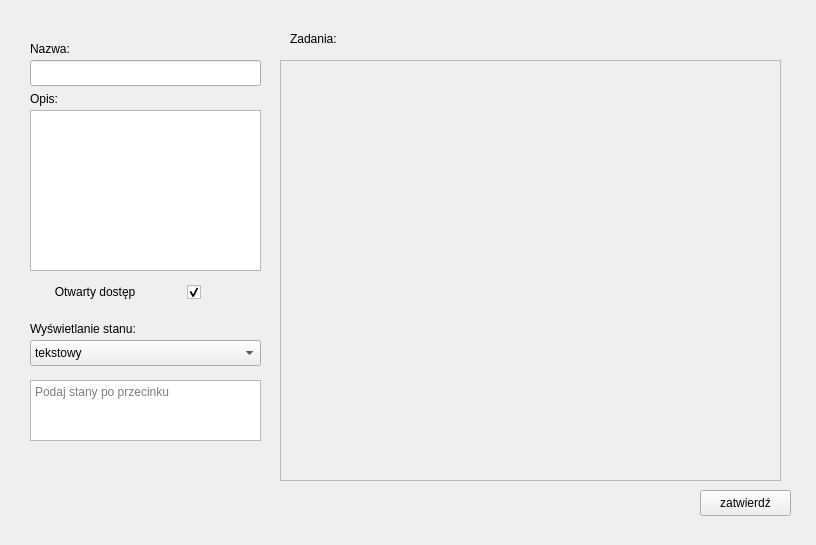
<?xml version="1.0" encoding="UTF-8"?>
<ui version="4.0">
 <class>PlanCreator</class>
 <widget class="QWidget" name="PlanCreator">
  <property name="geometry">
   <rect>
    <x>0</x>
    <y>0</y>
    <width>816</width>
    <height>545</height>
   </rect>
  </property>
  <property name="windowTitle">
   <string>Tworzenie planu</string>
  </property>
  <widget class="QLabel" name="label">
   <property name="geometry">
    <rect>
     <x>30</x>
     <y>40</y>
     <width>65</width>
     <height>18</height>
    </rect>
   </property>
   <property name="text">
    <string>Nazwa:</string>
   </property>
  </widget>
  <widget class="QLabel" name="label_2">
   <property name="geometry">
    <rect>
     <x>30</x>
     <y>90</y>
     <width>65</width>
     <height>18</height>
    </rect>
   </property>
   <property name="text">
    <string>Opis:</string>
   </property>
  </widget>
  <widget class="QLabel" name="label_4">
   <property name="geometry">
    <rect>
     <x>30</x>
     <y>320</y>
     <width>141</width>
     <height>18</height>
    </rect>
   </property>
   <property name="text">
    <string>Wyświetlanie stanu:</string>
   </property>
  </widget>
  <widget class="QLineEdit" name="nameEdit">
   <property name="geometry">
    <rect>
     <x>30</x>
     <y>60</y>
     <width>231</width>
     <height>26</height>
    </rect>
   </property>
  </widget>
  <widget class="QPlainTextEdit" name="descriptionEdit">
   <property name="geometry">
    <rect>
     <x>30</x>
     <y>110</y>
     <width>231</width>
     <height>161</height>
    </rect>
   </property>
  </widget>
  <widget class="QLabel" name="label_5">
   <property name="geometry">
    <rect>
     <x>290</x>
     <y>30</y>
     <width>65</width>
     <height>18</height>
    </rect>
   </property>
   <property name="text">
    <string>Zadania:</string>
   </property>
  </widget>
  <widget class="QPushButton" name="submitButton">
   <property name="geometry">
    <rect>
     <x>700</x>
     <y>490</y>
     <width>91</width>
     <height>26</height>
    </rect>
   </property>
   <property name="text">
    <string>zatwierdź</string>
   </property>
  </widget>
  <widget class="QCheckBox" name="openAccess">
   <property name="geometry">
    <rect>
     <x>30</x>
     <y>280</y>
     <width>171</width>
     <height>24</height>
    </rect>
   </property>
   <property name="layoutDirection">
    <enum>Qt::RightToLeft</enum>
   </property>
   <property name="text">
    <string>Otwarty dostęp              </string>
   </property>
   <property name="checked">
    <bool>true</bool>
   </property>
  </widget>
  <widget class="QComboBox" name="stateModeCombo">
   <property name="geometry">
    <rect>
     <x>30</x>
     <y>340</y>
     <width>231</width>
     <height>26</height>
    </rect>
   </property>
   <item>
    <property name="text">
     <string>tekstowy</string>
    </property>
   </item>
   <item>
    <property name="text">
     <string>odhaczanie</string>
    </property>
   </item>
  </widget>
  <widget class="QPlainTextEdit" name="statesEdit">
   <property name="geometry">
    <rect>
     <x>30</x>
     <y>380</y>
     <width>231</width>
     <height>61</height>
    </rect>
   </property>
   <property name="placeholderText">
    <string>Podaj stany po przecinku</string>
   </property>
  </widget>
  <widget class="QScrollArea" name="scrollArea">
   <property name="geometry">
    <rect>
     <x>280</x>
     <y>60</y>
     <width>501</width>
     <height>421</height>
    </rect>
   </property>
   <property name="horizontalScrollBarPolicy">
    <enum>Qt::ScrollBarAlwaysOff</enum>
   </property>
   <property name="sizeAdjustPolicy">
    <enum>QAbstractScrollArea::AdjustToContents</enum>
   </property>
   <property name="widgetResizable">
    <bool>true</bool>
   </property>
   <property name="alignment">
    <set>Qt::AlignLeading|Qt::AlignLeft|Qt::AlignTop</set>
   </property>
   <widget class="QWidget" name="scrollAreaWidgetContents">
    <property name="geometry">
     <rect>
      <x>0</x>
      <y>0</y>
      <width>499</width>
      <height>419</height>
     </rect>
    </property>
    <layout class="QVBoxLayout" name="verticalLayout">
     <item>
      <layout class="QVBoxLayout" name="taskList"/>
     </item>
    </layout>
   </widget>
  </widget>
 </widget>
 <resources/>
 <connections/>
</ui>
